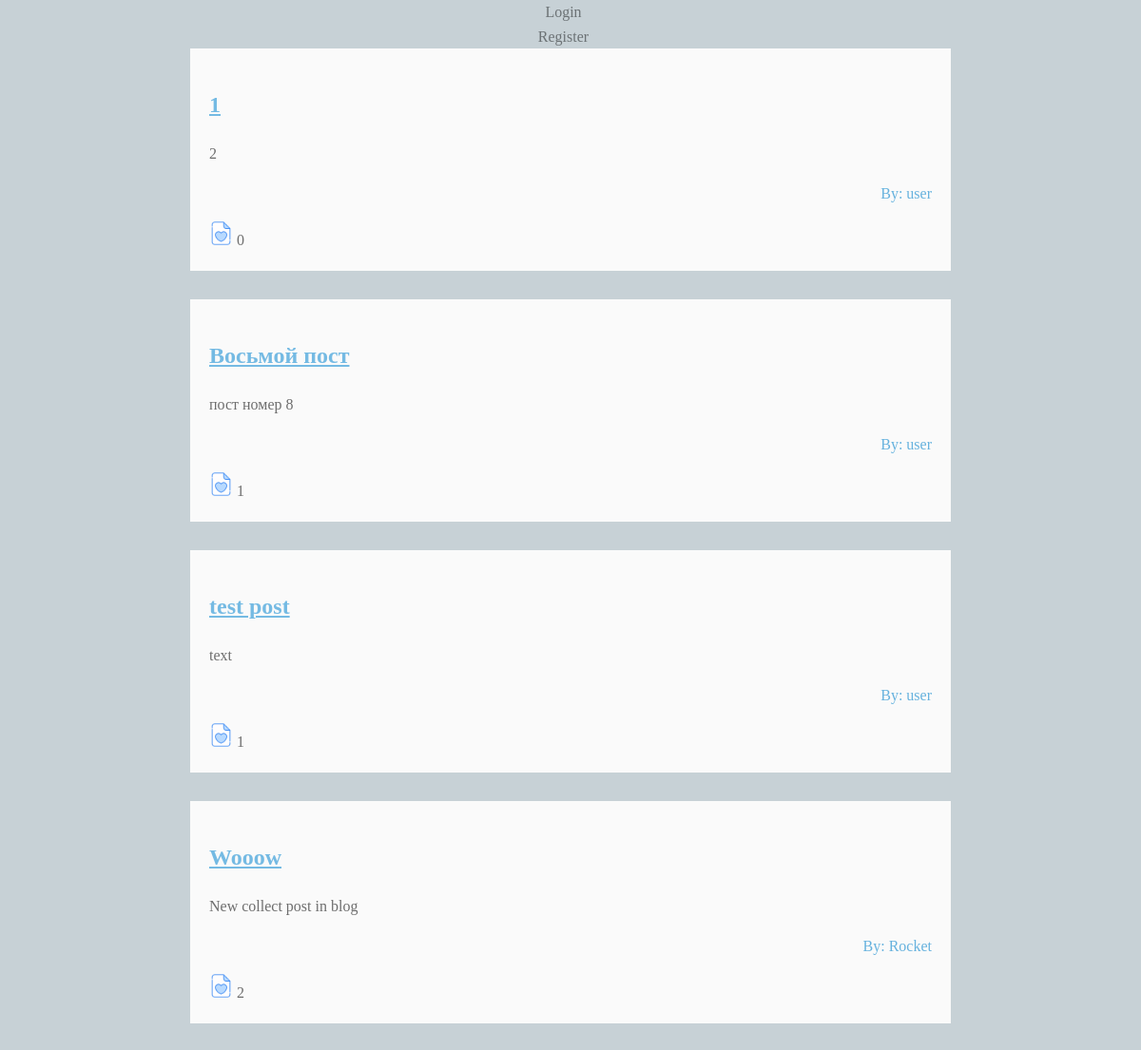
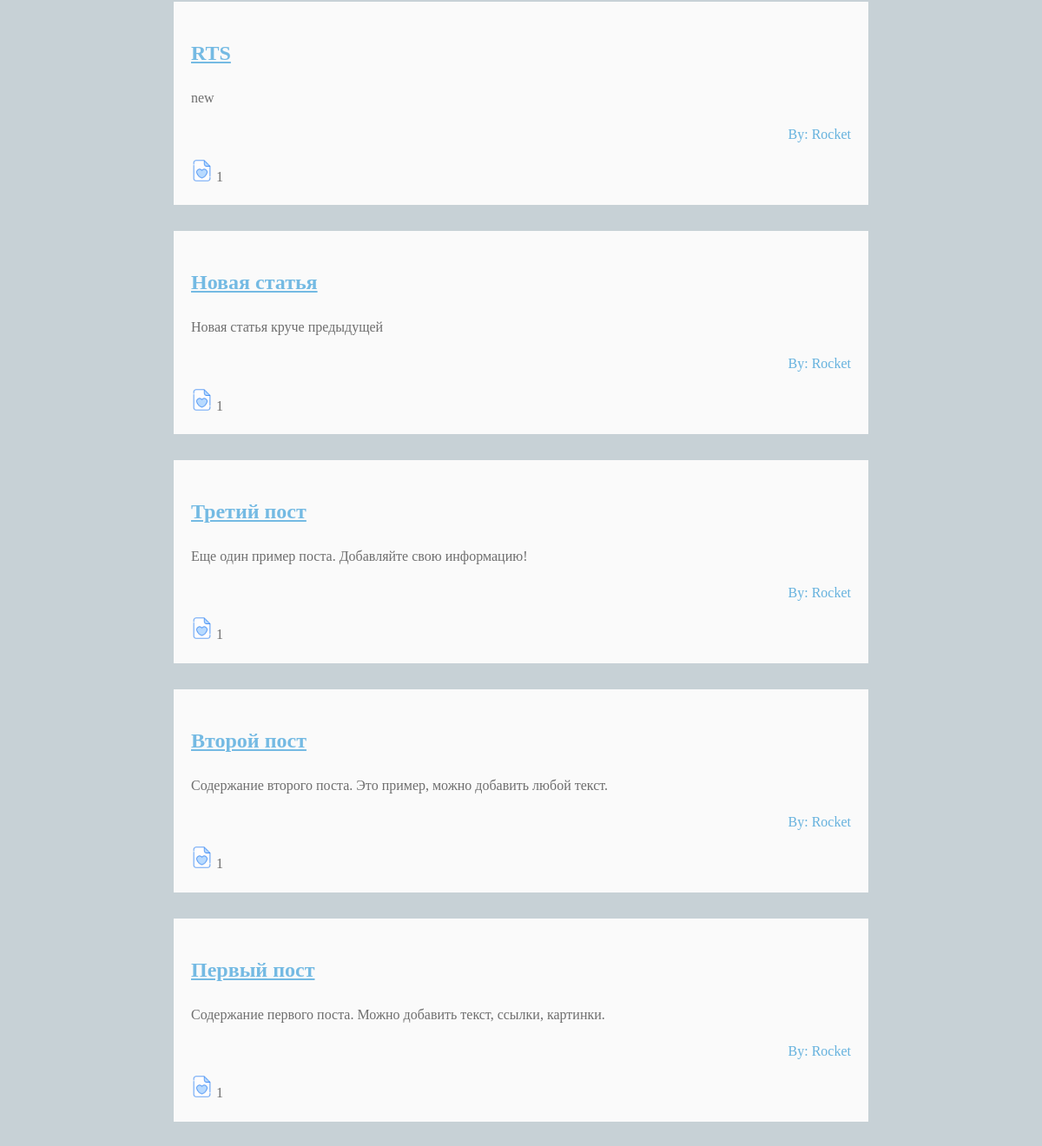
The page / on the database its author committed (2 pictures, top to bottom).
### tables this page shows
CREATE TABLE user (
        id INTEGER PRIMARY KEY AUTOINCREMENT,
        username TEXT UNIQUE NOT NULL,
        password_hash TEXT NOT NULL
    , email TEXT);

CREATE TABLE post (
    id INTEGER PRIMARY KEY AUTOINCREMENT,
    title TEXT NOT NULL,
    content TEXT NOT NULL
, author_id INTEGER);

### main.py (the view)
@app.route("/")
def index():
    connection = sqlite3.connect("sqlite.db")
    cursor = connection.cursor()
    cursor.execute('''
        SELECT post.id, post.title, post.content, post.author_id,
               user.username, COUNT(like.id) AS likes
        FROM post
        JOIN user ON post.author_id = user.id
        LEFT JOIN like ON post.id = like.post_id
        GROUP BY post.id, post.title, post.content, post.author_id, user.username
    ''')
    result = cursor.fetchall()
    posts = []
    for post in reversed(result):
        posts.append({
            'id': post[0],
            'title': post[1],
            'content': post[2],
            'author_id': post[3],
            'username': post[4],
            'likes': post[5]
        })
    liked_posts = []
    if current_user.is_authenticated:
        cursor.execute(
            'SELECT post_id FROM like WHERE user_id = ?', (current_user.id,)
        )
        likes_result = cursor.fetchall()
        liked_posts = [like[0] for like in likes_result]
    for post in posts:
        post['is_liked'] = post['id'] in liked_posts
    connection.close()
    context = {'posts': posts}
    return render_template('index.html', **context)

### main.py (called while the page is built)
@app.teardown_appcontext
def close_connection(exception):
    close_db()

### templates/index.html (shortened to what this page needs)
<!DOCTYPE html>
<html lang="en">
<head>
    <link rel="stylesheet" type="text/css" href="static/style.css">
</head>
<body>
<div class="buttons">
<div class="buttons">
    {% if not current_user.is_authenticated %}
      <a href="{{ url_for('login') }}" class="btn"> Login </a>
    </div>
      <a href="{{ url_for('register') }}" class="btn"> Register </a>
    {% endif %}
  </div>
    <div class="blog">
        {% for post in posts %}
        <div class="card">
             <h2><a href="{{ url_for('post', post_id = post.id) }}"> {{ post.title }} </a></h2>
            <p>{{ post.content }}</p>
            <p class="author">By: {{ post.username }}</p>
            {% if not current_user.is_authenticated %}
                <img src="/static/like2.png" height="25"><span> {{ post.likes }}</span>
            {% endif %}
        </div>
        {% endfor %}
    </div>
</body>
</html>

### static/style.css (style rules this page uses)
body { font-family: 'Georgia', serif; background-color: #c7d1d6; color: #6e6e6e; line-height: 1.6; margin: 0; text-align: center; }
.blog { margin: auto; max-width: 800px; }
.card { padding: 20px; margin-bottom: 30px; background-color: #fafafa; text-align: left; }
a { text-decoration: underline; color: #74bae3; }
.author { color: #66b2de; text-align: right; }
.btn { color: #6c7275; text-decoration: none; margin-right: 15px; }

### rows shown on the page
user: title "1", content "2", username "user", likes "0"
post: title "Восьмой пост", content "пост номер 8", username "user", likes "1"
post: title "test post", content "text", username "user", likes "1"
post: title "Wooow", content "New collect post in blog", username "Rocket", likes "2"
post: title "RTS", content "new", username "Rocket", likes "1"
post: title "Новая статья", content "Новая статья круче предыдущей", username "Rocket", likes "1"
post: title "Третий пост", content "Еще один пример поста. Добавляйте свою информацию!", username "Rocket", likes "1"
post: title "Второй пост", content "Содержание второго поста. Это пример, можно добавить любой текст.", username "Rocket", likes "1"
post: title "Первый пост", content "Содержание первого поста. Можно добавить текст, ссылки, картинки.", username "Rocket", likes "1"
